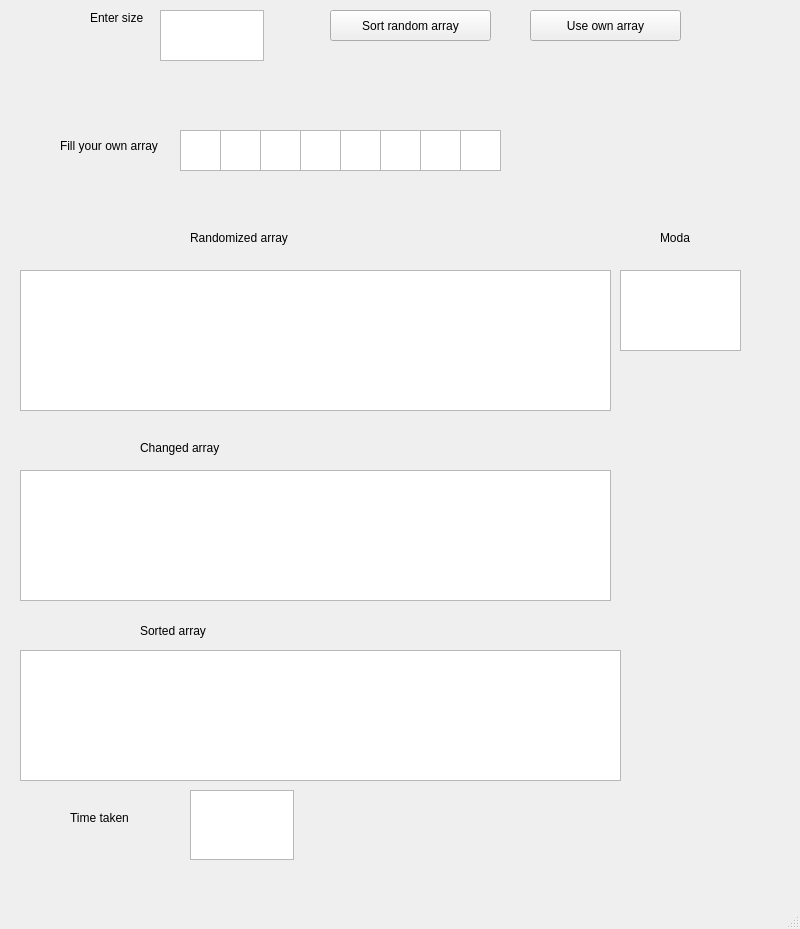
<?xml version="1.0" encoding="UTF-8"?>
<ui version="4.0">
 <class>MainWindow</class>
 <widget class="QMainWindow" name="MainWindow">
  <property name="geometry">
   <rect>
    <x>0</x>
    <y>0</y>
    <width>800</width>
    <height>929</height>
   </rect>
  </property>
  <property name="windowTitle">
   <string>MainWindow</string>
  </property>
  <widget class="QWidget" name="centralwidget">
   <widget class="QLabel" name="label">
    <property name="geometry">
     <rect>
      <x>90</x>
      <y>10</y>
      <width>91</width>
      <height>16</height>
     </rect>
    </property>
    <property name="text">
     <string>Enter size</string>
    </property>
   </widget>
   <widget class="QPushButton" name="pushButton">
    <property name="geometry">
     <rect>
      <x>330</x>
      <y>10</y>
      <width>161</width>
      <height>31</height>
     </rect>
    </property>
    <property name="text">
     <string>Sort random array</string>
    </property>
   </widget>
   <widget class="QPushButton" name="pushButton_2">
    <property name="geometry">
     <rect>
      <x>530</x>
      <y>10</y>
      <width>151</width>
      <height>31</height>
     </rect>
    </property>
    <property name="text">
     <string>Use own array</string>
    </property>
   </widget>
   <widget class="QPlainTextEdit" name="plainTextEdit_2">
    <property name="geometry">
     <rect>
      <x>20</x>
      <y>270</y>
      <width>591</width>
      <height>141</height>
     </rect>
    </property>
   </widget>
   <widget class="QPlainTextEdit" name="plainTextEdit_3">
    <property name="geometry">
     <rect>
      <x>20</x>
      <y>470</y>
      <width>591</width>
      <height>131</height>
     </rect>
    </property>
   </widget>
   <widget class="QPlainTextEdit" name="plainTextEdit_4">
    <property name="geometry">
     <rect>
      <x>20</x>
      <y>650</y>
      <width>601</width>
      <height>131</height>
     </rect>
    </property>
   </widget>
   <widget class="QLabel" name="label_2">
    <property name="geometry">
     <rect>
      <x>190</x>
      <y>230</y>
      <width>281</width>
      <height>16</height>
     </rect>
    </property>
    <property name="text">
     <string>Randomized array</string>
    </property>
   </widget>
   <widget class="QLabel" name="label_3">
    <property name="geometry">
     <rect>
      <x>140</x>
      <y>440</y>
      <width>421</width>
      <height>16</height>
     </rect>
    </property>
    <property name="text">
     <string>Changed array</string>
    </property>
   </widget>
   <widget class="QLabel" name="label_4">
    <property name="geometry">
     <rect>
      <x>140</x>
      <y>620</y>
      <width>371</width>
      <height>21</height>
     </rect>
    </property>
    <property name="text">
     <string>Sorted array</string>
    </property>
   </widget>
   <widget class="QLabel" name="label_5">
    <property name="geometry">
     <rect>
      <x>70</x>
      <y>810</y>
      <width>111</width>
      <height>16</height>
     </rect>
    </property>
    <property name="text">
     <string>Time taken</string>
    </property>
   </widget>
   <widget class="QPlainTextEdit" name="plainTextEdit_5">
    <property name="geometry">
     <rect>
      <x>190</x>
      <y>790</y>
      <width>104</width>
      <height>70</height>
     </rect>
    </property>
   </widget>
   <widget class="QTextEdit" name="textEdit">
    <property name="geometry">
     <rect>
      <x>160</x>
      <y>10</y>
      <width>104</width>
      <height>51</height>
     </rect>
    </property>
   </widget>
   <widget class="QPlainTextEdit" name="mostOften">
    <property name="geometry">
     <rect>
      <x>620</x>
      <y>270</y>
      <width>121</width>
      <height>81</height>
     </rect>
    </property>
   </widget>
   <widget class="QLabel" name="label_6">
    <property name="geometry">
     <rect>
      <x>660</x>
      <y>230</y>
      <width>81</width>
      <height>16</height>
     </rect>
    </property>
    <property name="text">
     <string>Moda</string>
    </property>
   </widget>
   <widget class="QLabel" name="label_7">
    <property name="geometry">
     <rect>
      <x>60</x>
      <y>130</y>
      <width>121</width>
      <height>31</height>
     </rect>
    </property>
    <property name="text">
     <string>Fill your own array</string>
    </property>
   </widget>
   <widget class="QTextEdit" name="arr1">
    <property name="geometry">
     <rect>
      <x>180</x>
      <y>130</y>
      <width>41</width>
      <height>41</height>
     </rect>
    </property>
   </widget>
   <widget class="QTextEdit" name="arr1_2">
    <property name="geometry">
     <rect>
      <x>220</x>
      <y>130</y>
      <width>41</width>
      <height>41</height>
     </rect>
    </property>
   </widget>
   <widget class="QTextEdit" name="arr1_3">
    <property name="geometry">
     <rect>
      <x>260</x>
      <y>130</y>
      <width>41</width>
      <height>41</height>
     </rect>
    </property>
   </widget>
   <widget class="QTextEdit" name="arr1_4">
    <property name="geometry">
     <rect>
      <x>300</x>
      <y>130</y>
      <width>41</width>
      <height>41</height>
     </rect>
    </property>
   </widget>
   <widget class="QTextEdit" name="arr1_5">
    <property name="geometry">
     <rect>
      <x>340</x>
      <y>130</y>
      <width>41</width>
      <height>41</height>
     </rect>
    </property>
   </widget>
   <widget class="QTextEdit" name="arr1_6">
    <property name="geometry">
     <rect>
      <x>380</x>
      <y>130</y>
      <width>41</width>
      <height>41</height>
     </rect>
    </property>
   </widget>
   <widget class="QTextEdit" name="arr1_7">
    <property name="geometry">
     <rect>
      <x>420</x>
      <y>130</y>
      <width>41</width>
      <height>41</height>
     </rect>
    </property>
   </widget>
   <widget class="QTextEdit" name="arr1_8">
    <property name="geometry">
     <rect>
      <x>460</x>
      <y>130</y>
      <width>41</width>
      <height>41</height>
     </rect>
    </property>
   </widget>
  </widget>
  <widget class="QMenuBar" name="menubar">
   <property name="geometry">
    <rect>
     <x>0</x>
     <y>0</y>
     <width>800</width>
     <height>22</height>
    </rect>
   </property>
  </widget>
  <widget class="QStatusBar" name="statusbar"/>
 </widget>
 <resources/>
 <connections/>
</ui>
